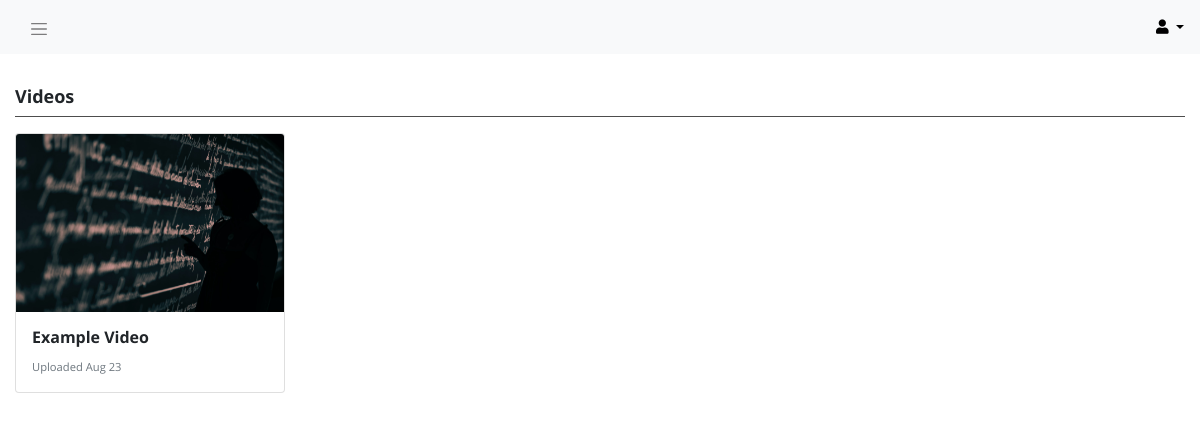
Page /dashboard/videos.php (signed in) on the committed database.
### tables this page shows
CREATE TABLE `videos` (
  `ID` int(11) NOT NULL,
  `code` varchar(255) NOT NULL,
  `title` varchar(255) NOT NULL,
  `description` varchar(255) NOT NULL,
  `caption` varchar(255) NOT NULL,
  `link` varchar(255) NOT NULL,
  `entry_date` datetime NOT NULL DEFAULT CURRENT_TIMESTAMP
);

### dashboard/includes/functions.php (called while the page is built, shortened)
<?php
function getMonth($date) {
  $newDate = new DateTime($date);
  return $newDate->format('M');
}
function getDay($date) {
  $newDate = new DateTime($date);
  return $newDate->format('d');
}
function getAllVideos($conn) {
  $sql = "SELECT * FROM videos";
  $result = mysqli_query($conn, $sql);
  $videos = [];
  if (mysqli_num_rows($result) > 0) {
    while($row = mysqli_fetch_assoc($result)) {
      $videos[$row['code']] = $row;
    }
    return $videos;
  }
  return false;
}
?>

### dashboard/videos.php (the view, shortened to what this page needs)
<?php
require '../includes/db_connect.php';
require './includes/functions.php';
?>
<!DOCTYPE html>
<html lang="en">
<head>
  <link rel="stylesheet" href="<?php echo ROOT?>/lib/bootstrap/css/bootstrap.min.css">
  <link rel="stylesheet" href="<?php echo ROOT?>/lib/font-awesome/css/all.min.css">
  <link rel="stylesheet" href="<?php echo ROOT?>/dashboard/css/dashboard.css">
</head>
<body>
  <main class="wrapper">
    <div class="page-content-wrapper">
      <?php
      require './includes/header.php';
      ?>
      <section class="notification-panel">
      </section>
      <section class="main-content">
        <div class="container-fluid">
          <div class="row">
            <div class="col-12">
              <div class="dash-panel dash-videos">
                <div class="dash-panel-header d-flex justify-content-between">
                  <h4>Videos</h4>
                </div>
                <div class="dash-panel-content">
                  <div class="row">
                    <?php
                    $videos = getAllVideos($conn);
                    if ($videos !== false) {
                      foreach ($videos as $video) {
                        $video = (object) $video;
                        ?>
                        <div class="col-sm-6 col-lg-3">
                          <div class="dash-video">
                            <div class="card">
                              <a class="video-caption" onclick="playVideo('<?=$video->code;?>')">
                                <img src="<?=ROOT;?>/uploads/captions/<?=$video->caption;?>" class="card-img-top" alt="<?=$video->title;?>">
                              </a>
                              <div class="card-body p-3">
                                <h5 class="card-title video-title"><?=$video->title;?></h5>
                                <p class="card-text video-date"><small class="text-muted">Uploaded <?=getMonth($video->entry_date);?> <?=getDay($video->entry_date);?></small></p>
                              </div>
                            </div>
                          </div>
                        </div>
                        <?php
                      }
                    } else {
                      ?>
                      <div class="col">
                        <p class="text-muted text-center">No Videos Yet</p>
                      </div>
                      <?php
                    }
                    ?>
                  </div>
                </div>
              </div>
            </div>
          </div>
        </div>
      </section>
    </div>
  </main>
</body>
</html>

### dashboard/css/dashboard.css (style rules this page uses)
body { font-family: "OpenSans", Arial, sans-serif; }
h4 { font-size: 18px; }
h5 { font-size: 16px; }
p { font-size: 14px; }
h1, h2, h3, h4, h5, h6 { line-height: 1.2em; }
.wrapper { display: flex; }
.page-content-wrapper { width: 100%; }
.notification-panel { padding: 1rem 0; }
.dash-panel .dash-panel-header { border-bottom: 1px solid #4d4d4d; margin-bottom: 1rem; }
.dash-panel .dash-panel-header h4 { font-family: "OpenSans-Bold", Arial, sans-serif; }
.dash-videos .dash-video { margin-bottom: 1.5rem; }
.dash-videos .dash-video .video-caption { display: flex; align-items: center; justify-content: center; }
.dash-videos .dash-video .video-title { margin-bottom: 0.5rem; font-family: "OpenSans-Bold", Arial, sans-serif; }

### rows in the picture
videos: caption (picture), title "Example Video", entry_date "Aug", entry_date "23"
